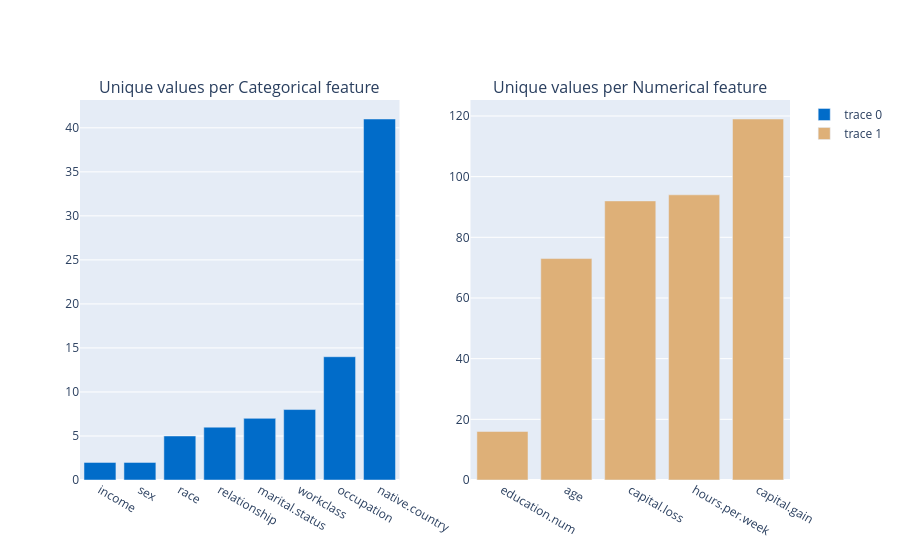

Source (notebook cell):
### Markdown cell above
### 4.1 Standardizing categorical text

The raw dataset has several categorical columns with many small, overlapping categories (e.g. dozens of `native.country` values, or five separate "not currently married" categories in `marital.status`). These are consolidated into a smaller, more meaningful set of categories — a purely deterministic, rule-based recoding that doesn't need to be fit on any split.

### Code cell
fig = make_subplots(rows=1, cols=2, subplot_titles=("Unique values per Categorical feature", "Unique values per Numerical feature"))

for col_type, col, color in [("exclude", 1, '#016CC9'), ("include", 2, '#DEB078')]:
    temp_data = df.select_dtypes(**{col_type: "number"}).nunique().sort_values()
    fig.add_trace(go.Bar(x=temp_data.index, y=temp_data.values, marker=dict(color=color)), row=1, col=col)

fig.show()

### Figure 1 — Plotly figure (JSON) as saved in the notebook; plotly's stock layout.template omitted (floating-point values rounded to 4 significant figures)
{"data": [{"marker": {"color": "#016CC9"}, "type": "bar", "x": ["income", "sex", "race", "relationship", "marital.status", "workclass", "occupation", "native.country"], "xaxis": "x", "y": [2, 2, 5, 6, 7, 8, 14, 41], "yaxis": "y"}, {"marker": {"color": "#DEB078"}, "type": "bar", "x": ["education.num", "age", "capital.loss", "hours.per.week", "capital.gain"], "xaxis": "x2", "y": [16, 73, 92, 94, 119], "yaxis": "y2"}], "layout": {"annotations": [{"font": {"size": 16}, "showarrow": false, "text": "Unique values per Categorical feature", "x": 0.225, "xanchor": "center", "xref": "paper", "y": 1, "yanchor": "bottom", "yref": "paper"}, {"font": {"size": 16}, "showarrow": false, "text": "Unique values per Numerical feature", "x": 0.775, "xanchor": "center", "xref": "paper", "y": 1, "yanchor": "bottom", "yref": "paper"}], "xaxis": {"anchor": "y", "domain": [0, 0.45]}, "xaxis2": {"anchor": "y2", "domain": [0.55, 1]}, "yaxis": {"anchor": "x", "domain": [0, 1]}, "yaxis2": {"anchor": "x2", "domain": [0, 1]}}}
